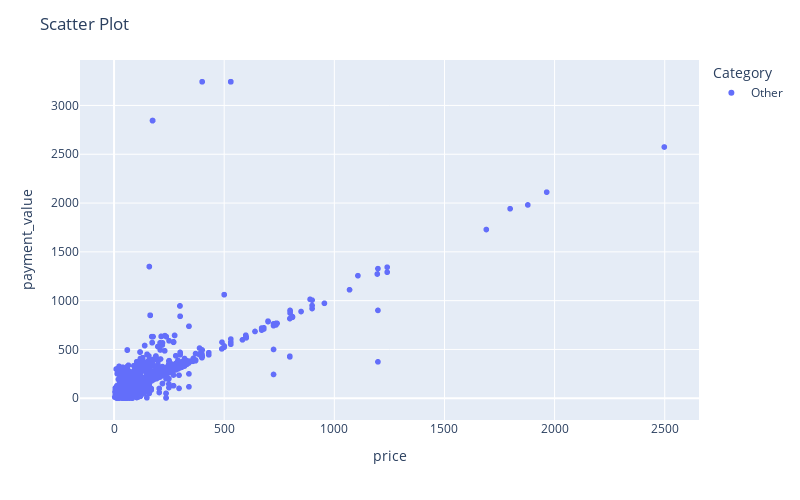

Write notebook code for a chart like this one.
### Code cell
# Membuat plot scatter matrix untuk melihat korelasi antar variabel numerik

fig = px.scatter(df, x='price', y='payment_value', color='Category')
fig.update_layout(title='Scatter Plot', width=800, height=500)
fig.show()

### Figure 1 — Plotly figure (JSON) as saved in the notebook; plotly's stock layout.template omitted (floating-point values rounded to 4 significant figures; data arrays with more than 128 entries replaced by an {"elided": "..."} marker saying what was removed)
{"data": [{"hovertemplate": "Category=Other<br>price=%{x}<br>payment_value=%{y}<extra></extra>", "legendgroup": "Other", "marker": {"color": "#636efa", "symbol": "circle"}, "mode": "markers", "name": "Other", "showlegend": true, "type": "scattergl", "x": {"elided": "3649 float values"}, "xaxis": "x", "y": {"elided": "3649 float values"}, "yaxis": "y"}], "layout": {"height": 500, "legend": {"title": {"text": "Category"}, "tracegroupgap": 0}, "margin": {"t": 60}, "title": {"text": "Scatter Plot"}, "width": 800, "xaxis": {"anchor": "y", "domain": [0, 1], "title": {"text": "price"}}, "yaxis": {"anchor": "x", "domain": [0, 1], "title": {"text": "payment_value"}}}}
